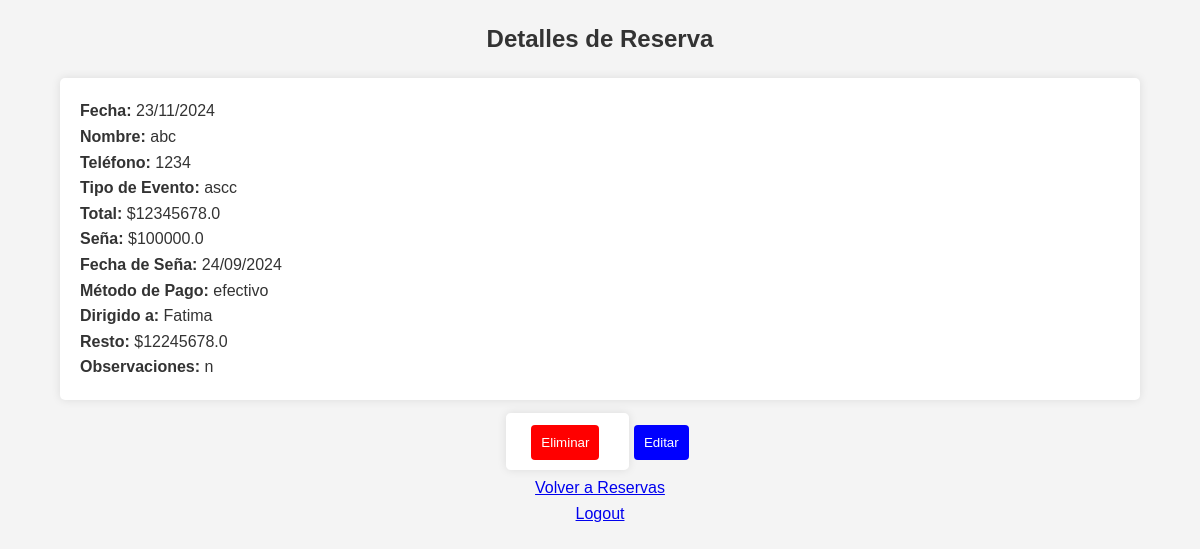
Page /ver/2 on the committed database.
### tables this page shows
CREATE TABLE reservas (id INTEGER PRIMARY KEY, fecha TEXT, nombre TEXT, telefono TEXT, tipo_evento TEXT, total REAL, seña REAL, fecha_seña TEXT, metodo_pago TEXT, dirigido_a TEXT, resto REAL, observaciones TEXT);

### app.py (the view)
@app.route('/ver/<int:id>')
def ver_reserva(id):
    conn = get_db_connection()
    reserva = conn.execute('SELECT * FROM reservas WHERE id = ?', (id,)).fetchone()
    conn.close()
    if reserva:
        reserva_dict = dict(reserva)
        reserva_dict['fecha'] = datetime.strptime(reserva['fecha'], '%Y-%m-%d').strftime('%d/%m/%Y')
        if reserva['fecha_seña']:
            reserva_dict['fecha_seña'] = datetime.strptime(reserva['fecha_seña'], '%Y-%m-%d').strftime('%d/%m/%Y')
        return render_template('detalles_reserva.html', reserva=reserva_dict)
    else:
        flash('Reserva no encontrada.')
        return redirect(url_for('reservar'))

### app.py (called while the page is built)
def get_db_connection():
    conn = sqlite3.connect('reservas.db')
    conn.row_factory = sqlite3.Row
    return conn

### templates/detalles_reserva.html (shortened to what this page needs)
<!DOCTYPE html>
<html lang="es">
<head>
    <link rel="stylesheet" href="{{ url_for('static', filename='styles.css') }}">
</head>
<body>
    <h2>Detalles de Reserva</h2>
    <div class="container">
        <p><strong>Fecha:</strong> {{ reserva.fecha }}</p>
        <p><strong>Nombre:</strong> {{ reserva.nombre }}</p>
        <p><strong>Teléfono:</strong> {{ reserva.telefono }}</p>
        <p><strong>Tipo de Evento:</strong> {{ reserva.tipo_evento }}</p>
        <p><strong>Total:</strong> ${{ reserva.total }}</p>
        <p><strong>Seña:</strong> ${{ reserva.seña }}</p>
        <p><strong>Fecha de Seña:</strong> {{ reserva.fecha_seña }}</p>
        <p><strong>Método de Pago:</strong> {{ reserva.metodo_pago }}</p>
        <p><strong>Dirigido a:</strong> {{ reserva.dirigido_a }}</p>
        <p><strong>Resto:</strong> ${{ reserva.resto }}</p>
        <p><strong>Observaciones:</strong> {{ reserva.observaciones }}</p>
    </div>
    <div class="centered">
        <form action="/eliminar/{{ reserva.id }}" method="POST" style="display:inline;">
            <button type="submit" class="delete-button">Eliminar</button>
        </form>
        <a href="/editar/{{ reserva.id }}">
            <button class="edit-button">Editar</button>
        </a>
    </div>
    <div class="centered">
        <p><a href="/reservas">Volver a Reservas</a></p>
        <p><a href="/logout">Logout</a></p>
    </div>
</body>
</html>

### static/styles.css (style rules this page uses)
* { margin: 0; padding: 0; box-sizing: border-box; }
body { font-family: Arial, sans-serif; background-color: #f4f4f4; color: #333; line-height: 1.6; }
h2 { text-align: center; margin: 20px 0; }
.centered { text-align: center; margin-top: 10px; }
.container { max-width: 90%; margin: 20px auto; padding: 20px; background: #fff; border-radius: 5px; box-shadow: 0 0 10px rgba(0, 0, 0, 0.1); }
form { max-width: 400px; margin: 20px auto; padding: 20px; background: #fff; border-radius: 5px; box-shadow: 0 0 10px rgba(0,0,0,0.1); }
button { width: auto; max-width: 150px; padding: 10px; background-color: #5cb85c; color: white; border: none; border-radius: 4px; cursor: pointer; margin: 5px; }
.delete-button { background-color: red; color: white; }
.edit-button { background-color: blue; color: white; }

### rows in the picture
reservas: fecha "23/11/2024", nombre "abc", telefono "1234", tipo_evento "ascc", total "12345678.0", seña "100000.0", fecha_seña "24/09/2024", metodo_pago "efectivo", dirigido_a "Fatima", resto "12245678.0", observaciones "n"
